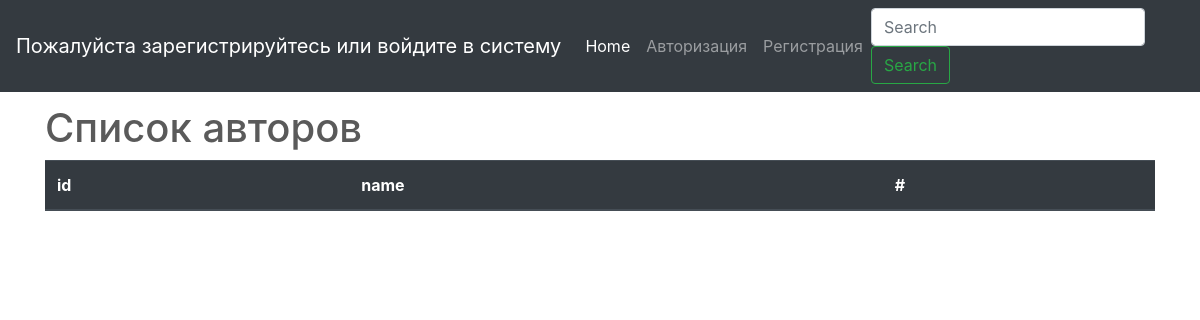
/listwriter/, run on an earlier commit of the app's database.
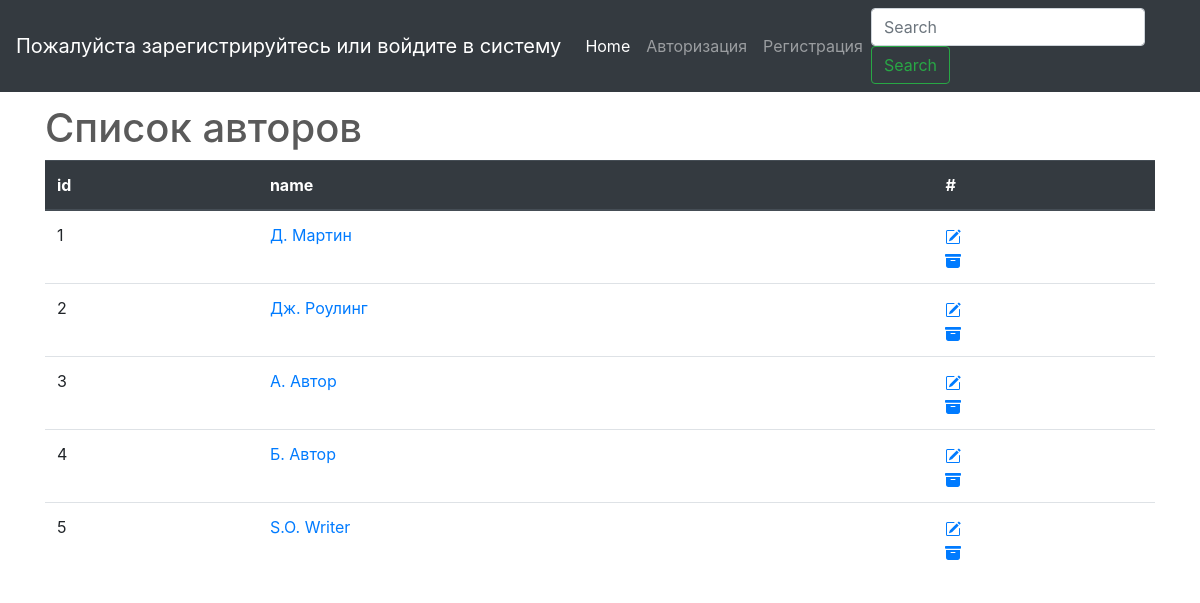
And on a later commit of the database.
### testapp/models.py (models this page shows, shortened)
class Writer(models.Model):
    name = models.CharField(verbose_name='ФИО Автора', max_length=100)

### testapp/views.py (the view)
# urls.py: path('listwriter/', ListWriter.as_view(), name ='listwriter'),
class ListWriter(ListView):
    model = Writer
    template_name = 'testapp/listwriter.html'

### testapp/templates/testapp/listwriter.html (shortened to what this page needs)
{% extends 'base.html' %}
{% load static %}
{% block body %}
<div class="container">
<h1>List Writer</h1>
</div>
<div class="container">
<h1>Список авторов</h1>
    <table width="100%" class="table">
        <thead class="thead-dark">
        <tr>
            <th>id</th>
            <th>name</th>
            <th>#</th>
        </tr>
        </thead>
        {%for obj in object_list%}
        <tr>
            <td>{{obj.pk}}</td>
            <td><a href="/{{obj.pk}}/detailgenre/">{{obj.name}}</a></td>
            <td><a href="/{{obj.pk}}/updategenre/">
            </a><br>
                <a href="/{{obj.pk}}/deletegenre/">
            </a><br>
            </td>
        </tr>
        {% endfor %}
    </table>
</div>
{% endblock body %}

What changed in the data, as far as the page shows it:
added Writer: pk "1", name "Д. Мартин"
added Writer: pk "2", name "Дж. Роулинг"
added Writer: pk "3", name "А. Автор"
added Writer: pk "4", name "Б. Автор"
added Writer: pk "5", name "S.O. Writer"
